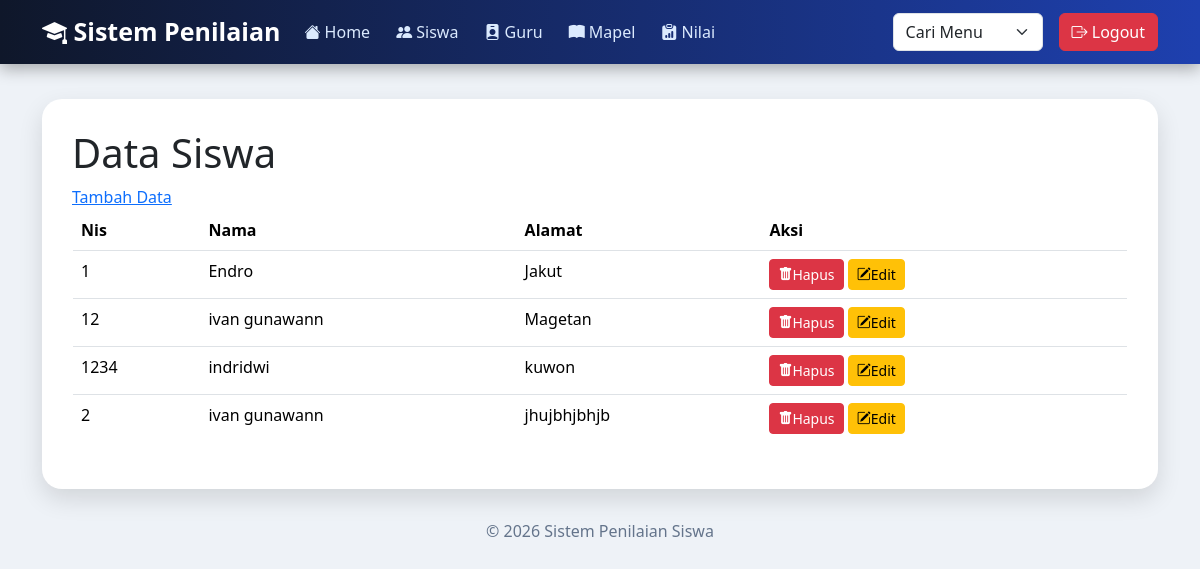
/index.php?page=siswa/index (signed in), run on the app's committed database.
### tables this page shows
CREATE TABLE `siswa` (
  `nis` varchar(12) NOT NULL,
  `nama` varchar(50) NOT NULL,
  `alamat` varchar(50) NOT NULL
);

### siswa/index.php (the view, shortened to what this page needs)
<?php
include "koneksi.php";
?>
<h1>Data Siswa</h1>
<a href="?page=siswa/tambah"> Tambah Data</a>
<table class="table" border="1">
<tr>
    <th>Nis</th>
    <th>Nama</th>
    <th>Alamat</th>
    <th>Aksi</th>
</tr>
<?php
$query=mysqli_query($koneksi,"select * from siswa");
while ($data=mysqli_fetch_array($query)){
    ?>
    <tr>
        <td><?php echo $data['nis'] ?></td>
        <td><?php echo $data['nama'] ?></td>
        <td><?php echo $data['alamat'] ?></td>
        <td>
            <a href="siswa/hapus.php?nis=<?php echo $data['nis']?>" class="btn btn-danger btn-sm" onclick="return confirm('Hapus Data?')">
                 <i class="bi bi-trash-fill"></i>Hapus</a>
            <a href="siswa/edit.php?nis=<?php echo $data['nis']?>" class="btn btn-warning btn-sm">
                <i class="bi bi-pencil-square"></i>Edit</a>
        </td>
    </tr>
    <?php
}
?>
</table>

### index.php (style rules this page uses)
body { background:#eef2f7; font-family:'Segoe UI', sans-serif; }
.table { border-radius:15px; overflow:hidden; }

### data on the page
siswa: nis "1", nama "Endro", alamat "Jakut"
siswa: nis "12", nama "ivan gunawann", alamat "Magetan"
siswa: nis "1234", nama "indridwi", alamat "kuwon"
siswa: nis "2", nama "ivan gunawann", alamat "jhujbhjbhjb"
